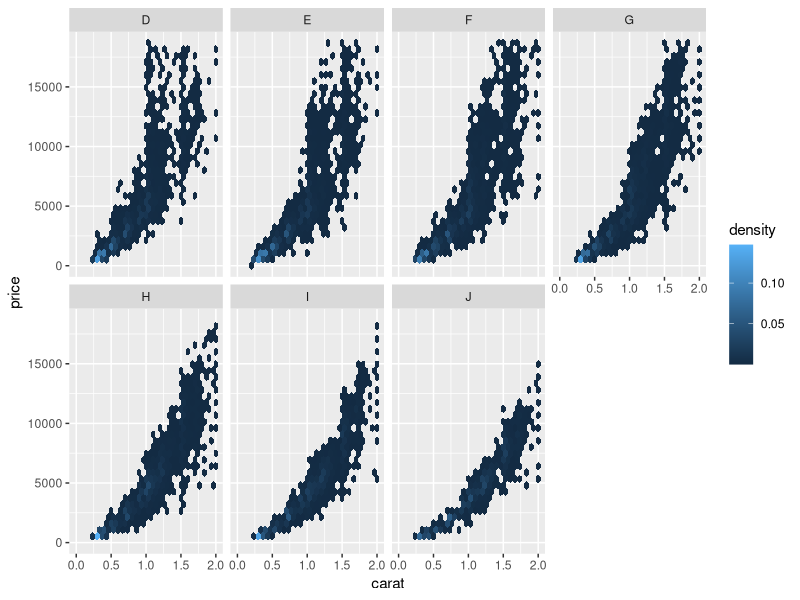
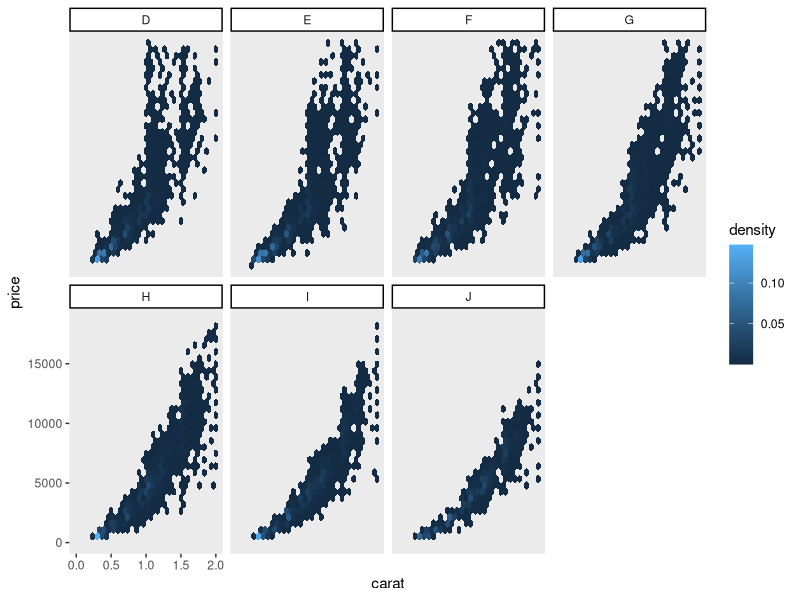

Recreate these plots in R, in order.
library(ggplot2)
library(gtable)

d <- ggplot(diamonds, aes(carat, price, fill = ..density..)) +
  xlim(0, 2) + 
  stat_binhex(na.rm = TRUE) + 
  facet_wrap(~ color, nrow = 2)
d

plot_tab <- ggplotGrob(d)

# plot_filtered <- gtable_filter(plot_tab, 
#                                "(background|panel|strip_t|axis_l|xlab|ylab|guide-box|title|axis_b-[1357])",
#                                trim=FALSE)

# plot_filtered <- gtable_filter(plot_tab, 
#                                "(background|panel|strip_t|axis_l|xlab|ylab|guide-box|title|axis_b-1-1)",
#                                trim=FALSE)
# keep this y: "axis-(l)-2"
plot_filtered_y <- gtable_filter(plot_tab, 
                               "axis-(l)-2",
                               trim=FALSE)

# keep this x: "axis-(b)-1"
plot_filtered_x <- gtable_filter(plot_tab, 
                                 "axis-(b)-1",
                                 trim=FALSE)


# plot_filtered
# dev.off()
# grid::grid.newpage()
# grid::grid.draw(plot_filtered)

d +
  theme_classic() +
  theme(panel.background = element_rect(fill = "grey92"),
        axis.line = element_line(colour = NA),
        axis.text = element_text(colour = NA),
        axis.ticks = element_line(colour = NA))
grid::grid.draw(plot_filtered_y)
grid::grid.draw(plot_filtered_x)
